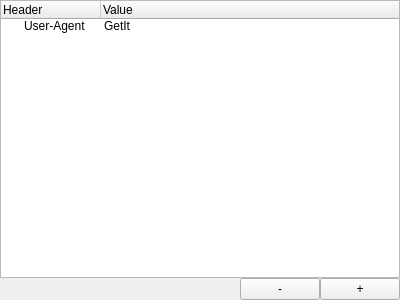
<?xml version="1.0" encoding="UTF-8"?>
<ui version="4.0">
 <class>HeadersWidget</class>
 <widget class="QWidget" name="HeadersWidget">
  <property name="geometry">
   <rect>
    <x>0</x>
    <y>0</y>
    <width>400</width>
    <height>300</height>
   </rect>
  </property>
  <property name="windowTitle">
   <string>Form</string>
  </property>
  <layout class="QGridLayout" name="gridLayout">
   <property name="leftMargin">
    <number>0</number>
   </property>
   <property name="topMargin">
    <number>0</number>
   </property>
   <property name="rightMargin">
    <number>0</number>
   </property>
   <property name="bottomMargin">
    <number>0</number>
   </property>
   <property name="spacing">
    <number>0</number>
   </property>
   <item row="0" column="0">
    <layout class="QVBoxLayout" name="layoutHeaders">
     <property name="spacing">
      <number>0</number>
     </property>
     <item>
      <widget class="QTreeWidget" name="treeHeaders">
       <property name="tabKeyNavigation">
        <bool>true</bool>
       </property>
       <property name="alternatingRowColors">
        <bool>true</bool>
       </property>
       <property name="rootIsDecorated">
        <bool>true</bool>
       </property>
       <property name="uniformRowHeights">
        <bool>true</bool>
       </property>
       <property name="sortingEnabled">
        <bool>false</bool>
       </property>
       <property name="animated">
        <bool>true</bool>
       </property>
       <property name="allColumnsShowFocus">
        <bool>true</bool>
       </property>
       <attribute name="headerMinimumSectionSize">
        <number>19</number>
       </attribute>
       <column>
        <property name="text">
         <string>Header</string>
        </property>
       </column>
       <column>
        <property name="text">
         <string>Value</string>
        </property>
       </column>
       <item>
        <property name="text">
         <string>User-Agent</string>
        </property>
        <property name="text">
         <string>GetIt</string>
        </property>
       </item>
      </widget>
     </item>
     <item>
      <layout class="QHBoxLayout" name="layoutHeadersButtons">
       <property name="spacing">
        <number>0</number>
       </property>
       <item>
        <spacer name="spacerHeadersButtons">
         <property name="orientation">
          <enum>Qt::Horizontal</enum>
         </property>
         <property name="sizeHint" stdset="0">
          <size>
           <width>40</width>
           <height>20</height>
          </size>
         </property>
        </spacer>
       </item>
       <item>
        <widget class="QPushButton" name="btnRemoveHeader">
         <property name="text">
          <string>-</string>
         </property>
        </widget>
       </item>
       <item>
        <widget class="QPushButton" name="btnAddHeader">
         <property name="text">
          <string>+</string>
         </property>
        </widget>
       </item>
      </layout>
     </item>
    </layout>
   </item>
  </layout>
 </widget>
 <resources/>
 <connections/>
</ui>
